Frame 1 (no input): blank canvas, image omitted
Frame 60 (the mouse pressed at the canvas centre just before this capture): blank canvas, image omitted
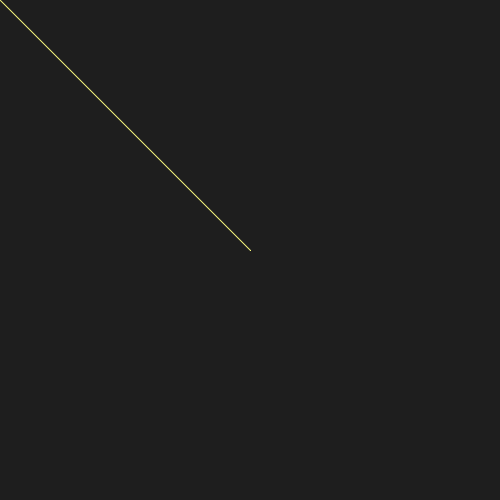
Frame 120 (the mouse held since frame 60 and released just before this capture)

The Processing sketch whose frames 1 and 60 were blank and that drew this single picture after the mouse press (run headless with seeded random() and noise(); from frame 60 on, the mouse is pressed at the canvas centre):

// Processing sketch: eventos
// ── eventos.pde
void setup() {
  size(500, 500);
  background(30);
  stroke(100);
}

void draw() {
  line(pmouseX, pmouseY, mouseX, mouseY);
}

void mousePressed() {
  stroke(0+mouseX, 0+mouseY, 0+(mouseX/4)+(mouseY/4));
}

void keyPressed() {
  strokeWeight(1);
}
